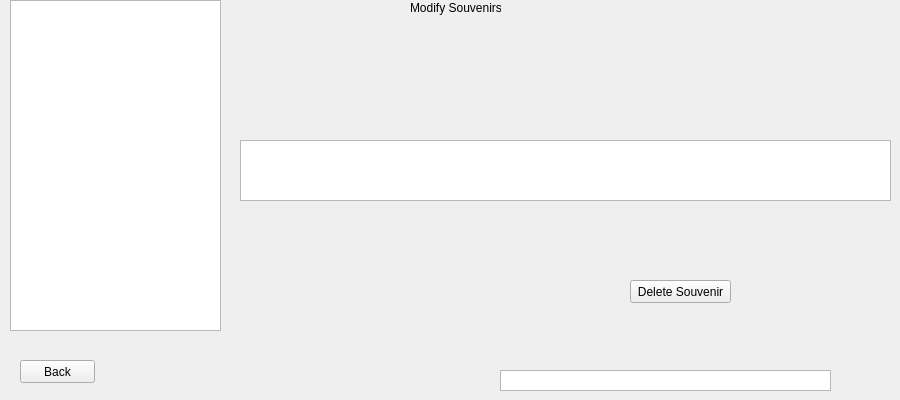
    <widget class="QWidget" name="ModSouvenirs9">
     <widget class="QLabel" name="label_10">
      <property name="geometry">
       <rect>
        <x>410</x>
        <y>0</y>
        <width>91</width>
        <height>16</height>
       </rect>
      </property>
      <property name="text">
       <string>Modify Souvenirs</string>
      </property>
     </widget>
     <widget class="QPushButton" name="MSOU_BackB">
      <property name="geometry">
       <rect>
        <x>20</x>
        <y>360</y>
        <width>75</width>
        <height>23</height>
       </rect>
      </property>
      <property name="text">
       <string>Back</string>
      </property>
     </widget>
     <widget class="QTableWidget" name="ModSouvTable">
      <property name="geometry">
       <rect>
        <x>240</x>
        <y>140</y>
        <width>651</width>
        <height>61</height>
       </rect>
      </property>
     </widget>
     <widget class="QTextBrowser" name="MSOU_Error">
      <property name="geometry">
       <rect>
        <x>500</x>
        <y>370</y>
        <width>331</width>
        <height>21</height>
       </rect>
      </property>
      <property name="verticalScrollBarPolicy">
       <enum>Qt::ScrollBarAlwaysOff</enum>
      </property>
      <property name="horizontalScrollBarPolicy">
       <enum>Qt::ScrollBarAlwaysOff</enum>
      </property>
     </widget>
     <widget class="QTableWidget" name="ModSouvList">
      <property name="geometry">
       <rect>
        <x>10</x>
        <y>0</y>
        <width>211</width>
        <height>331</height>
       </rect>
      </property>
     </widget>
     <widget class="QPushButton" name="MSOU_DeleteB">
      <property name="geometry">
       <rect>
        <x>630</x>
        <y>280</y>
        <width>101</width>
        <height>23</height>
       </rect>
      </property>
      <property name="text">
       <string>Delete Souvenir</string>
      </property>
     </widget>
    </widget>
